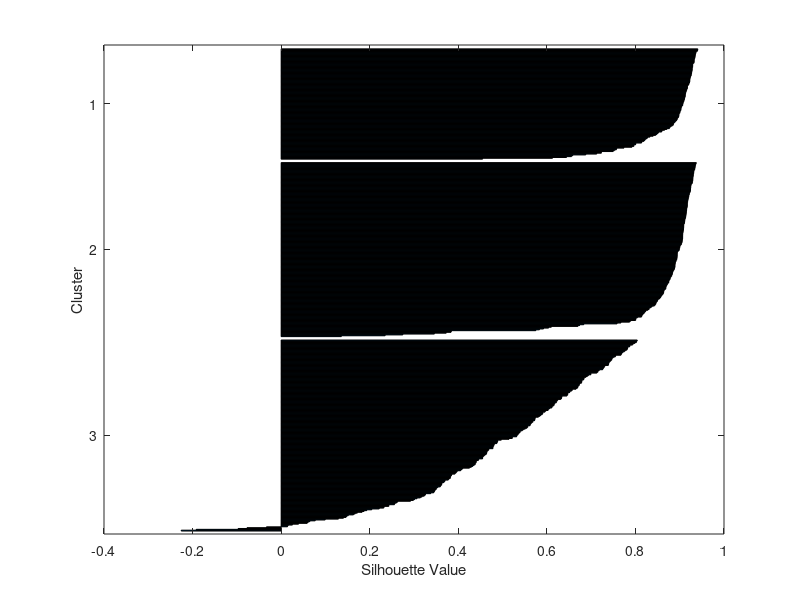
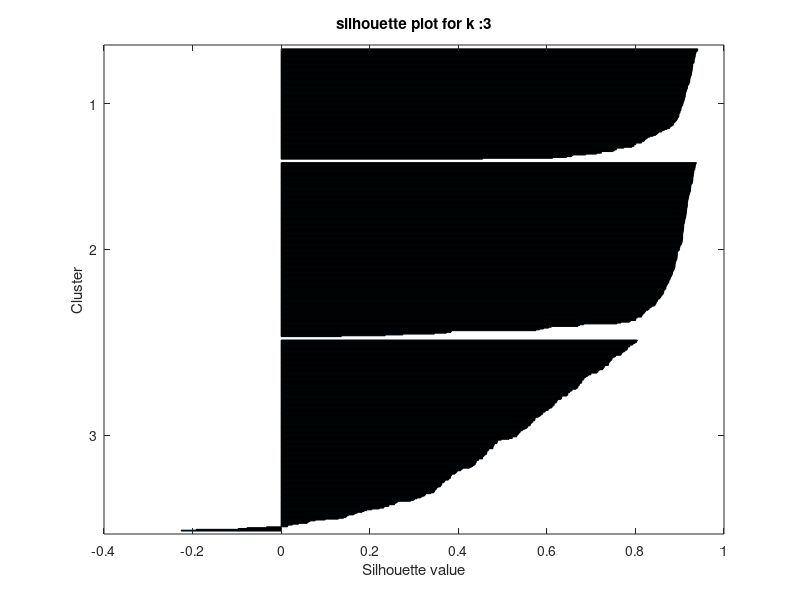
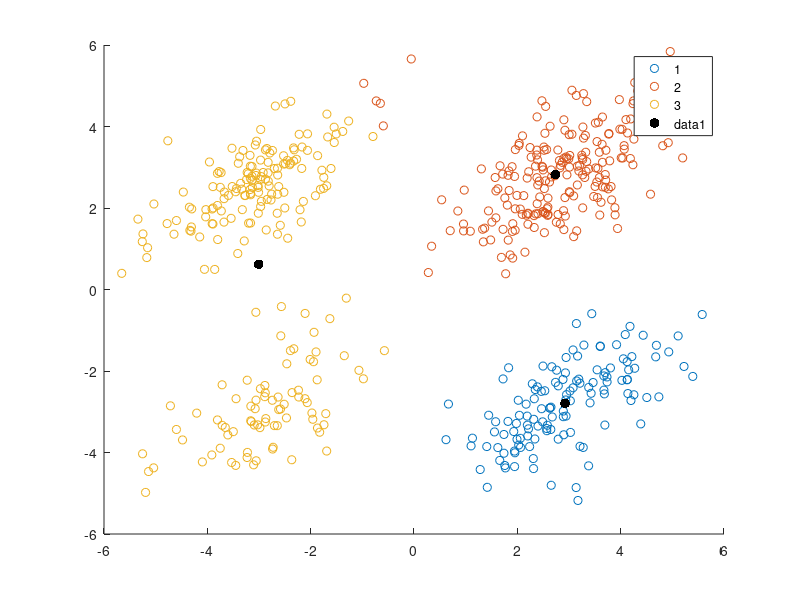
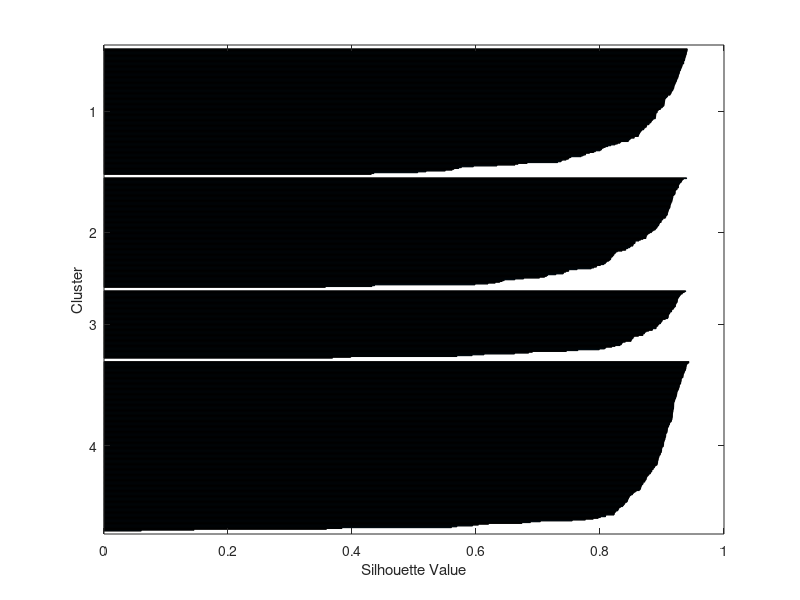

The MATLAB source for these figures, in order:
%loading kmeans
load kmeansdata;

%assing data to a variable 
new_data = X;
%defining k values

k_values = [3,4,5];

%part 2 begins
%%%%%%%%%%%%%%%%%%%%%%%%%%%%%%%%%%%%%%%%%%%%%%%%%%%%%

% %for evaluating matrices
% evl_mtrcs = zeros(length(k_values),1);
% 
% for i =1:length(k_values)
%     %k means clustering for every k value
%     k2 = k_values(i);
%     [indx,c] = kmeans(new_data,k2);
%     %evaluating the clutering perfomance
%     evl_mtrcs(i) = sum(sum(new_data-c(indx,:)));
%     %visualizing 
%     %************************
% 
    % % figure;
    % % gscatter(new_data(:,1),new_data(:,2),indx);
    % % hold on;
    % % %ploting centroids
    % % scatter(c(:,1),c(:,2),100,'k','filled');
    % % title("cluster results");
    % % legend('cluser1','cluster2','cluster3');
    % % hold off;
    % % ***************************
%     if size(new_data,2)<= 3
%         figure;
% 
%         scatter3(new_data(:,1),new_data(:,2),new_data(:,3),[],indx,'filled');
%         title(["k means clustering with k = ",num2str(k2)]);
%          xlabel('Feature 1');
%         ylabel('Feature 2');
%         zlabel('Feature 3');
%         drawnow;
% 
%     end
% 
% end
% 
% [optimal_value, indx_optimal] = min(evl_mtrcs);
% optimal_k = k_values(indx_optimal);
% fprintf('Optimal number of clusters: K = %d\n', optimal_k);
% part 2 end
%%%%%%%%%%%%%%%%%%%%%%%%%%%%%%%%%%%%%%%%%%%%%%%%%%%%%

%part 3

%initializing variables for mean silhouette score
mean_sil_score = zeros(length(k_values),1);

for i =1:length(k_values)
    %k means clustring for every k value
    k2 = k_values(i);
    [indx,centroids] = kmeans(new_data,k2);

    %calculating sihoutte values
    silht_values = silhouette(new_data,indx);
    %calculating 
    mean_sil_score(i) = mean(silht_values);
    %ploting silht values for each cluster 
  
        figure;
        
        silhouette(new_data,indx);
        
        title (["silhouette plot for k :",num2str(k2)]);
        xlabel('Silhouette value');
        ylabel('Cluster');

        %%%%%%%%%%%%%%%%%%%%%%%%%%%%%%%%%%%%%%%%%%%%%%
        %q3 end

  %q4 begin
  %ploting clustrs
  % figure;
  % gscatter(new_data(:,1),new_data(:,2),indx);
  % hold on;
  % plot(centroids(:, 1), centroids(:, 2), 'kx', 'MarkerSize', 15, 'LineWidth', 3);xlabel('Feature 1');
  % ylabel('Feature 2');
  % legend('Cluster 1', 'Cluster 2', 'Cluster 3', 'Centroids');
  % hold off;
  figure;
  gscatter(new_data(:, 1), new_data(:, 2), indx);
  hold on;
  scatter(centroids(:, 1), centroids(:, 2), 50, 'k', 'filled');

   
end
